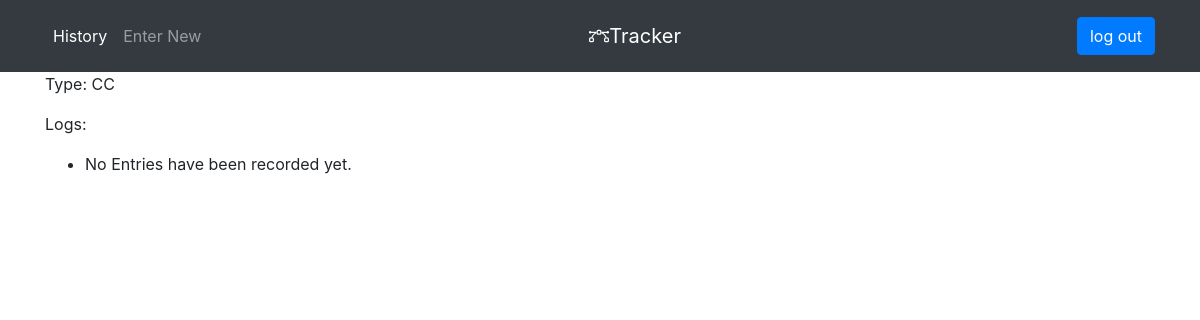
The app's page /type/2/ (signed in), older data.
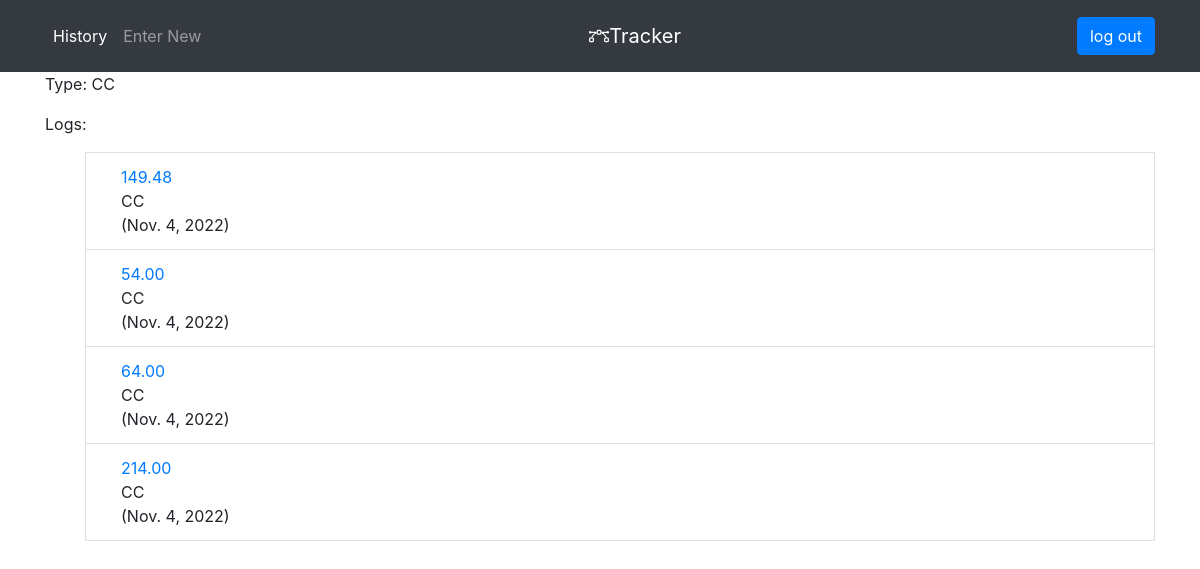
The same page, newer data.
### tip_tracker_app/models.py (models this page shows)
class Tip_Entry(models.Model):
    type = models.ForeignKey(
        Tip_Type,
        on_delete=models.CASCADE,
        related_name='tiptype'
    )
    tip = models.DecimalField(max_digits=8, decimal_places=2, default=0)
    date_added = models.DateField(auto_now_add=True)
    owner = models.ForeignKey(
        User,
        on_delete=models.CASCADE,
        related_name='owner',
        null=True
    )
    class Meta:
        verbose_name_plural = 'tip entries'

class Tip_Type(models.Model):
    type = models.CharField(
        choices=TIP_TYPE,
        default='Cash',
        max_length=15
    )
    class Meta:
        verbose_name_plural = 'tip types'
    def __str__(self):
        return self.type

### tip_tracker_app/views.py (the view)
# urls.py: re_path(r'^type/(?P<type_id>\d+)/$', views.type, name='type'),
@login_required
def type(request, type_id):
    entries = Tip_Entry.objects.all().filter(owner__id=request.user.id).order_by('-date_added')
    entries = entries.filter(type__id=type_id)
    type = Tip_Type.objects.get(id=type_id)
    context = {'type':type, 'entries':entries}
    return render(request, 'tip_tracker_app/type.html', context)

### tip_tracker_app/templates/tip_tracker_app/type.html
{% extends "tip_tracker_app/base.html" %}
{% block content %}
<p>Type: {{type}}</p>
<p>Logs:</p>
<ul>
{% for entry in entries %}
    <li class="list-group-item">
        <span>
            <div class="col-sm">
            <a href="{% url 'tip_tracker_app:edit_entry' entry.id %}">
                {{entry.tip}}
            </a>
            </div>
            <div class="col-sm">
                {{entry.type}}
            </div>
            <div class="col-sm">
                ({{entry.date_added}})
            </div>
        </span>
    </li>
    {% empty %}
    <li>No Entries have been recorded yet.</li>
    {% endfor %}
</ul>
{% endblock content %}

Row changes from the older to the newer data that the page shows:
added Tip_Entry: tip "149.48", type "CC", date_added "Nov. 4, 2022"
added Tip_Entry: tip "54.00", type "CC", date_added "Nov. 4, 2022"
added Tip_Entry: tip "64.00", type "CC", date_added "Nov. 4, 2022"
added Tip_Entry: tip "214.00", type "CC", date_added "Nov. 4, 2022"
Text that changed along with them:
text no longer shown: "No Entries have been recorded yet."
